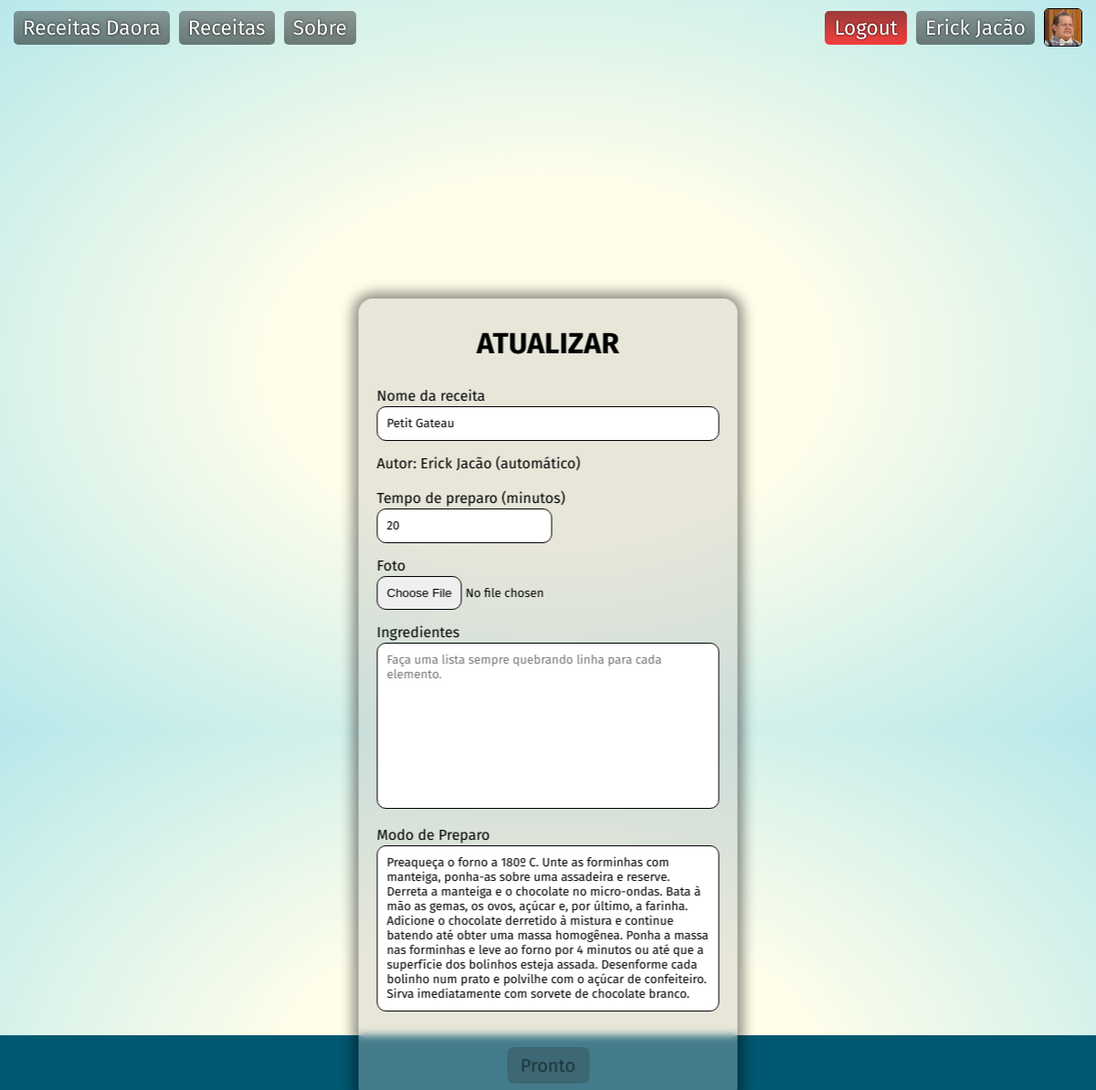
Page /php/home/recipeMan.php?id=3 (signed in) on the committed database.
### tables this page shows
CREATE TABLE IF NOT EXISTS `bancoreceita` (
  `idReceita` int(11) NOT NULL AUTO_INCREMENT,
  `nome` text NOT NULL,
  `autor` int(11) NOT NULL,
  `ingredientes` text NOT NULL,
  `modoPreparo` text NOT NULL,
  `tempoPreparo` int(11) NOT NULL,
  `foto` varchar(255) DEFAULT 'vazio.jpg',
  PRIMARY KEY (`idReceita`),
  KEY `fk_bancoReceita_bancoUsuario_idx` (`autor`),
  CONSTRAINT `fk_bancoReceita_bancoUsuario` FOREIGN KEY (`autor`) REFERENCES `bancousuario` (`idUsuario`) ON DELETE NO ACTION ON UPDATE NO ACTION
);

### php/database/query/querySingle.php (called while the page is built, shortened)
<?php
    require_once "../database/connection.php";
    if(isset($_GET['id'])) {
        $id = $_GET['id'];
        $sql = "SELECT idReceita, nome, usuario, ingredientes, tempoPreparo, modoPreparo, bancoreceita.foto
        FROM bancoreceita INNER JOIN bancousuario ON bancoreceita.autor = bancousuario.idUsuario WHERE idReceita = ? ";
        $command = $connect->prepare($sql);
        $command->bind_param("i", $id);
        $command->execute();
        $result = $command->get_result();
        $receita = $result->fetch_assoc();
        $resmodp = $receita['modoPreparo'];
    }

### php/home/recipeMan.php (the view, shortened to what this page needs)
<?php
    include "../template/pageHead.php";
    require "../database/query/querySingle.php";
?>
<!DOCTYPE html>
<html lang="en">
<head>
    <link rel="stylesheet" type="text/css" href="../../css/main.css">
    <link rel="stylesheet" type="text/css" href="../../css/form.css">
    <link rel="stylesheet" type="text/css" href="../../css/glass.css">
</head>
<body>
<div class='main'>
<div class='mainglass' style='margin-top: 170px;'>
    <form action='<?php echo isset($receita) ? "../database/query/queryUpdate.php" : "../database/query/queryAdd.php"; ?>'
    method="post" enctype="multipart/form-data">
        <h1 style='text-align: center;'>
            <?php echo isset($receita) ?
            'ATUALIZAR' : 'INSERIR'; ?></h1><br>
        <label for="nome">Nome da receita</label>
        <input type="text" name='nome' id='nome' placeholder='Nome da receita'
        oninput='checkform()' value='<?php echo $receita['nome'] ?? ''; ?>'><br>
        <label for="autor">Autor: <?= $_SESSION['user']; ?> (automático)</label><br><br>
        <label for="tempo">Tempo de preparo (minutos)</label>
        <input type="number" name='tempo' id='tempo'
        oninput='checkform()' value='<?php echo $receita['tempoPreparo'] ?? ''; ?>'><br>
        <label for="photo">Foto</label>
        <br><input type="file" name='photo' id='photo' oninput='checkform()'><br>
        <label for="ingredi">Ingredientes</label><br>
        <textarea name="ingredientes" id="ingredientes" cols="30" rows="10"  oninput='checkform()'
        placeholder='Faça uma lista sempre quebrando linha para cada elemento.'><?php echo isset($resingre) ? htmlspecialchars($resingre) : ""; ?></textarea>
        <label for="modpre">Modo de Preparo</label><br>
        <textarea name="modpre" id="modpre" cols="30" rows="10"  oninput='checkform()'
        placeholder='Explique o mais detalhadamente possível de como executar a receita'
        ><?php echo isset($resmodp) ? htmlspecialchars($resmodp) : '' ; ?></textarea>
        <button type="submit" id='cadastro' class='btnlogin btndisabled' disabled>Pronto</button>
    </form>
</div>
</div>
<?php include "../template/waves.php"; ?>

### css/topbar.css (style rules this page uses)
* { transition: ease all 100ms; }
body { margin: 0 !important; }

### css/main.css (style rules this page uses)
body { overflow-y: scroll !important; }
.main { padding: 17.5px; margin-top: 60px !important; }
h1 { margin-block-start: 10px; margin-block-end: 10px; }

### css/form.css (style rules this page uses)
.btnlogin { border: 1px solid black; width: 90px; height: 40px; border-radius: 7.5px; position: relative; left: 50%; transform: translate(-50%); font-size: 20px; margin-top: 20px; }
.btnlogin:disabled { background-color: #2525253b; color: rgba(0, 0, 0, 0.5); border: 0; }
input[type=text], input[type=email], input[type=password], input[type=file]::file-selector-button, textarea, input[type=number] { padding: 10px; border: 1px solid black; border-radius: 10px; margin-top: 2px; margin-bottom: 15px; width: 100%; box-sizing: border-box; resize: none; }
input[type=number] { width: fit-content !important; }

### css/glass.css (style rules this page uses)
.mainglass { backdrop-filter: blur(4.1px); background: rgba(189, 189, 189, 0.36); border-radius: 16px; box-shadow: 0 0 15px 5px rgba(0, 0, 0, 0.5); width: 375px; z-index: 50; position: absolute; top: 50%; left: 50%; transform: translate(-50%, -50%); padding: 20px; }

### css/waves.css (style rules this page uses)
html, body { height: 100%; }
body { background: radial-gradient(ellipse at center, #fffeea 0%, #fffeea 35%, #b7e8eb 100%); overflow: hidden; }

### php/template/pageHead.php (style rules this page uses)
* { font-family: 'Fira Sans', sans-serif; }

### rows in the picture
bancoreceita: nome "Petit Gateau", tempo "20", modpre "Preaqueça o forno a 180º C. Unte as forminhas com manteiga, ponha-as sobre uma assadeira e reserve. Derreta a manteiga e o chocolate no micro-ondas. Bata à mão as gemas, os ovos, açúcar e, por último, a farinha. Adicione o chocolate derretido à mistura e continue batendo até obter uma massa homogênea. Ponha a massa nas forminhas e leve ao forno por 4 minutos ou até que a superfície dos bolinhos esteja assada. Desenforme cada bolinho num prato e polvilhe com o açúcar de confeiteiro. Sirva imediatamente com sorvete de chocolate branco."

### other values in the picture
$_SESSION['user'] "Erick Jacão"
